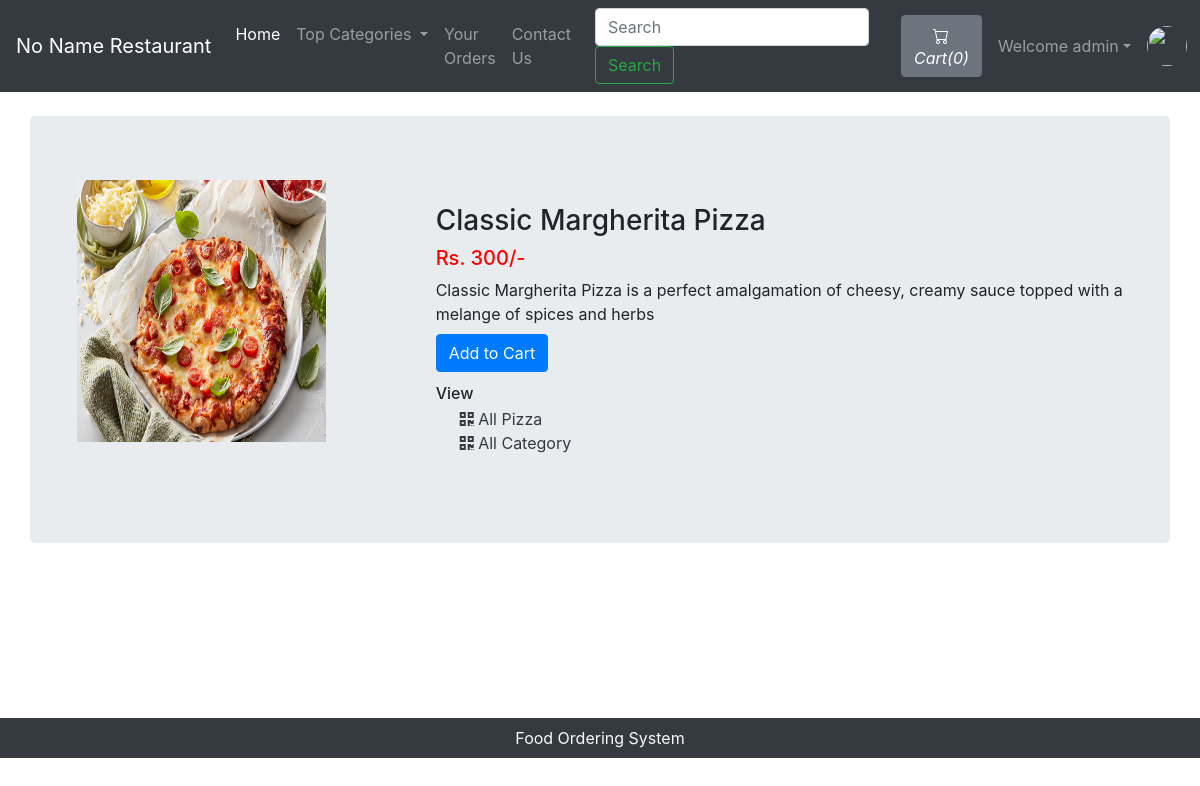
The app's page /viewItem.php?pizzaid=80 (signed in) with its own data.
### tables this page shows
CREATE TABLE `sitedetail` (
  `tempId` int(11) NOT NULL,
  `systemName` varchar(21) NOT NULL,
  `email` varchar(35) NOT NULL,
  `contact1` bigint(21) NOT NULL,
  `contact2` bigint(21) DEFAULT NULL COMMENT 'Optional',
  `address` text NOT NULL,
  `dateTime` datetime NOT NULL DEFAULT current_timestamp()
);

CREATE TABLE `pizza` (
  `pizzaId` int(12) NOT NULL,
  `pizzaName` varchar(255) NOT NULL,
  `pizzaPrice` int(12) NOT NULL,
  `pizzaDesc` text NOT NULL,
  `pizzaCategorieId` int(12) NOT NULL,
  `pizzaPubDate` datetime NOT NULL DEFAULT current_timestamp()
);

### viewItem.php (the view, shortened to what this page needs)
<!doctype html>
<html lang="en">
<head>
    <link rel="stylesheet" href="https://stackpath.bootstrapcdn.com/bootstrap/4.4.1/css/bootstrap.min.css">
    <link rel="stylesheet" href="https://use.fontawesome.com/releases/v5.8.2/css/all.css">
</head>
<body>
    <?php include 'partials/_dbconnect.php';?>
    <?php require 'partials/_nav.php' ?>
    <div class="container my-4" id="cont">
        <div class="row jumbotron">
        <?php
            $pizzaId = $_GET['pizzaid'];
            $sql = "SELECT * FROM `pizza` WHERE pizzaId = $pizzaId";
            $result = mysqli_query($conn, $sql);
            $row = mysqli_fetch_assoc($result);
            $pizzaName = $row['pizzaName'];
            $pizzaPrice = $row['pizzaPrice'];
            $pizzaDesc = $row['pizzaDesc'];
            $pizzaCategorieId = $row['pizzaCategorieId'];
        ?>
        <?php
        echo  '<div class="col-md-4">
                <img src="img/pizza-'.$pizzaId. '.jpg" width="249px" height="262px">
            </div>
            <div class="col-md-8 my-4">
                <h3>' . $pizzaName . '</h3>
                <h5 style="color: #ff0000">Rs. '.$pizzaPrice. '/-</h5>
                <p class="mb-0">' .$pizzaDesc .'</p>';
                if($loggedin){
                    $quaSql = "SELECT `itemQuantity` FROM `viewcart` WHERE pizzaId = '$pizzaId' AND `userId`='$userId'";
                    $quaresult = mysqli_query($conn, $quaSql);
                    $quaExistRows = mysqli_num_rows($quaresult);
                    if($quaExistRows == 0) {
                        echo '<form action="partials/_manageCart.php" method="POST">
                              <input type="hidden" name="itemId" value="'.$pizzaId. '">
                              <button type="submit" name="addToCart" class="btn btn-primary my-2">Add to Cart</button>';
                    }else {
                        echo '<a href="viewCart.php"><button class="btn btn-primary my-2">Go to Cart</button></a>';
                    }
                }
                else{
                    echo '<button class="btn btn-primary my-2" data-toggle="modal" data-target="#loginModal">Add to Cart</button>';
                }
                echo '</form>
                <h6 class="my-1"> View </h6>
                <div class="mx-4">
                    <a href="viewItemList.php?catid=' . $pizzaCategorieId . '" class="active text-dark">
                    <i class="fas fa-qrcode"></i>
                        <span>All Pizza</span>
                    </a>
                </div>
                <div class="mx-4">
                    <a href="index.php" class="active text-dark">
                    <i class="fas fa-qrcode"></i>
                        <span>All Category</span>
                    </a>
                </div>
            </div>'
        ?>
        </div>
    </div>
    <?php require 'partials/_footer.php' ?>
</body>
</html>

### partials/_nav.php (shortened to what this page needs)
<?php
if(isset($_SESSION['loggedin']) && $_SESSION['loggedin']==true){
  $loggedin= true;
  $userId = $_SESSION['userId'];
  $username = $_SESSION['username'];
}
else{
  $loggedin = false;
  $userId = 0;
}
$sql = "SELECT * FROM `sitedetail`";
$result = mysqli_query($conn, $sql);
$row = mysqli_fetch_assoc($result);
$systemName = $row['systemName'];
echo '<nav class="navbar navbar-expand-lg navbar-dark bg-dark">
      <a class="navbar-brand" href="index.php">'.$systemName.'</a>
      <button class="navbar-toggler" type="button" data-toggle="collapse" data-target="#navbarSupportedContent" aria-controls="navbarSupportedContent" aria-expanded="false" aria-label="Toggle navigation">
        <span class="navbar-toggler-icon"></span>
      </button>
      <div class="collapse navbar-collapse" id="navbarSupportedContent">
        <ul class="navbar-nav mr-auto">
          <li class="nav-item active">
            <a class="nav-link" href="index.php">Home <span class="sr-only">(current)</span></a>
          </li>
          <li class="nav-item dropdown">
            <a class="nav-link dropdown-toggle" href="#" id="navbarDropdown" role="button" data-toggle="dropdown" aria-haspopup="true" aria-expanded="false">
              Top Categories
            </a>
            <div class="dropdown-menu" aria-labelledby="navbarDropdown">';
            echo '</div>
          </li>
          <li class="nav-item">
            <a class="nav-link" href="viewOrder.php">Your Orders</a>
          </li>
          <!--<li class="nav-item">
            <a class="nav-link" href="about.php">About Us</a>
          </li>-->
          <li class="nav-item">
            <a class="nav-link" href="contact.php">Contact Us</a>
          </li>
        </ul>
        <form method="get" action="/nnr/search.php" class="form-inline my-2 my-lg-0 mx-3">
          <input class="form-control mr-sm-2" type="search" name="search" id="search" placeholder="Search" aria-label="Search" required>
          <button class="btn btn-outline-success my-2 my-sm-0" type="submit">Search</button>
        </form>';
        $countsql = "SELECT SUM(`itemQuantity`) FROM `viewcart` WHERE `userId`=$userId";
        $countresult = mysqli_query($conn, $countsql);
        $countrow = mysqli_fetch_assoc($countresult);
        $count = $countrow['SUM(`itemQuantity`)'];
        if(!$count) {
          $count = 0;
        }
        echo '<a href="viewCart.php"><button type="button" class="btn btn-secondary mx-2" title="MyCart">
          <svg xmlns="img/cart.svg" width="16" height="16" fill="currentColor" class="bi bi-cart" viewBox="0 0 16 16">
            <path d="M0 1.5A.5.5 0 0 1 .5 1H2a.5.5 0 0 1 .485.379L2.89 3H14.5a.5.5 0 0 1 .491.592l-1.5 8A.5.5 0 0 1 13 12H4a.5.5 0 0 1-.491-.408L2.01 3.607 1.61 2H.5a.5.5 0 0 1-.5-.5zM3.102 4l1.313 7h8.17l1.313-7H3.102zM5 12a2 2 0 1 0 0 4 2 2 0 0 0 0-4zm7 0a2 2 0 1 0 0 4 2 2 0 0 0 0-4zm-7 1a1 1 0 1 1 0 2 1 1 0 0 1 0-2zm7 0a1 1 0 1 1 0 2 1 1 0 0 1 0-2z"/>
          </svg>
          <i class="bi bi-cart">Cart(' .$count. ')</i>
        </button></a>';
        if($loggedin){
          echo '<ul class="navbar-nav mr-2">
            <li class="nav-item dropdown">
              <a class="nav-link dropdown-toggle" href="#" id="navbarDropdown" role="button" data-toggle="dropdown"> Welcome ' .$username. '</a>
              <div class="dropdown-menu" aria-labelledby="navbarDropdown">
                <a class="dropdown-item" href="partials/_logout.php">Logout</a>
              </div>
            </li>
          </ul>
          <div class="text-center image-size-small position-relative">
            <a href="viewProfile.php"><img src="img/person-' .$userId. '.jpg" class="rounded-circle" onError="this.src = \'img/profilePic.jpg\'" style="width:40px; height:40px"></a>
          </div>';
        }
        else {
          echo '
          <button type="button" class="btn btn-success mx-2"  data-toggle="modal" data-target="#loginModal">Login</button>
          <button type="button" class="btn btn-success mx-2"  data-toggle="modal" data-target="#signupModal">SignUp</button>';
        }
  echo '</div>
    </nav>';
?>

### viewItem.php (style rules this page uses)
#cont { min-height : 578px; }

### records on screen
sitedetail: systemName "No Name Restaurant"
pizza: pizzaName "Classic Margherita Pizza", pizzaPrice "300", pizzaDesc "Classic Margherita Pizza is a perfect amalgamation of cheesy, creamy sauce topped with a melange of spices and herbs"

### other values on screen
$count "0"
$username "admin"
